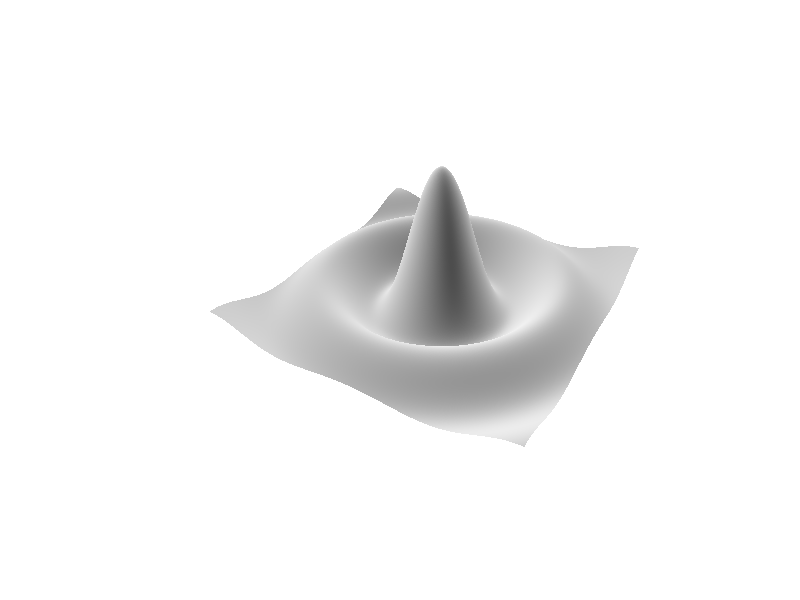
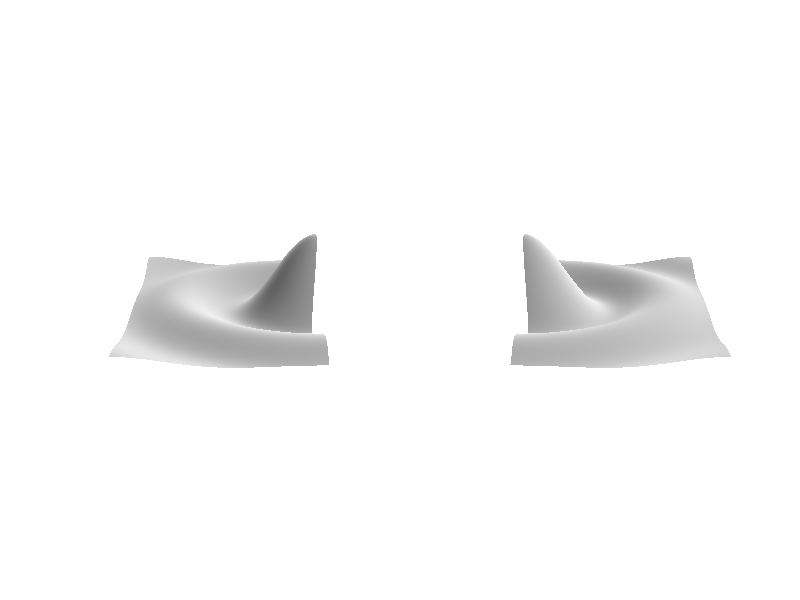
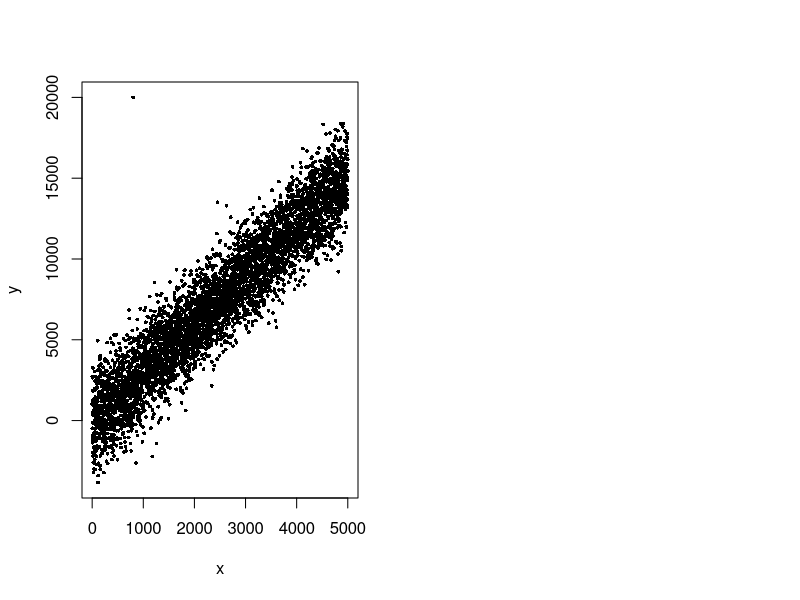
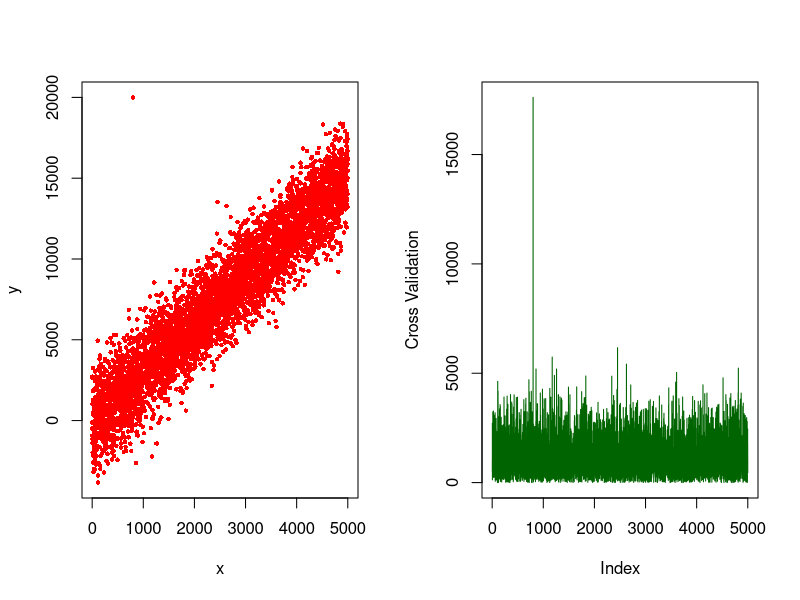

Write R code to recreate these figures, in order. (Note: a time limit stopped this script after it produced the figures.)
## ---- chunk 1
knitr::opts_chunk$set(echo = TRUE, eval = FALSE, fig.pos = 'H', fig.width = 4, fig.height = 3)
options(width = 108)
## ---- chunk 2
f <- function(x) {
r <- sqrt(x[1]^2 + x[2]^2)
10 * sin(r) / r
}
## ---- chunk 3
x <- seq(-10, 10, length.out=1000)
grid <- expand.grid(x=x, y=x)
head(grid, n = 3)
## ---- chunk 4
system.time({z <- apply(grid, 1, f)})
## ---- chunk 5
par(mfrow = c(1,1))
dim(z) <- c(length(x), length(x))
persp(x, x, z, theta=30, phi=30, expand=0.5, col='white', border=NA, shade=0.3, box=FALSE)
## ---- chunk 6
grid_list <- split(grid, grid[,'y'] > 0)
## ---- chunk 7
system.time({z_list <- lapply(grid_list, apply, 1, f)})
## ---- chunk 8
library(parallel)
system.time({z_list <- mclapply(grid_list, apply, 1, f, mc.cores = 2L, mc.preschedule=TRUE)})
## ---- chunk 9
par(mfrow=c(1,2))
# First half:
x1 <- x[x > 0]
z1 <- z_list[[1]]
dim(z1) <- c(length(x), length(x1))
persp(x, x1, z1, theta=90, phi=30, expand=0.5, col='white',border=NA, shade=0.3, box=FALSE)

# Second half:
x2 <- x[x <= 0]
z2 <- z_list[[2]]
dim(z2) <- c(length(x), length(x2))
persp(x, x2, z2, theta=90, phi=30, expand=0.5, col='white', border=NA, shade=0.3, box=FALSE)
## ---- chunk 10
z <- Reduce(c, z_list)
## ---- chunk 11
cross_val <- function(i, fm){
  data <- fm$model
  formula <- formula(fm)
  response <- as.character(terms(fm)[[2]])
  fm <- lm(formula, data = data[-i,])
  newdata <- data[i,]
  predicted <- predict (fm, newdata)
  sqrt((predicted - data[i,response] )^2)
}
## ---- chunk 12
n <-5*10^3
df <-  data.frame(x = 1:n,y = 2+3*c(1:n)+rnorm(n, 0, 1500))
df$y[800] <-  2*10^4
plot(y~x , data = df, pch = 16, cex = .5)
fm <-  lm(y~x, data = df)
## ---- chunk 13
system.time({single <- lapply(1:n, cross_val, fm)})[3]
op <- par(mfrow = c(1, 2))
plot(y~x , df, pch = 16, col = "red", cex = .6)
plot(unlist(single), type = "s", ylab = "Cross Validation", col = "darkgreen")
par(op)
## ---- chunk 14
system.time({
  quad <- mclapply(1:n, cross_val, fm,
  mc.cores = 4L, mc.preschedule = TRUE)})[3]
## ---- chunk 15
identical(single, quad)
## ---- chunk 16
my_summary <- function(x, flist){
  f <- function(f,...)f(...)
  g <- function(x, flist){vapply(flist, f , x, FUN.VALUE = numeric(1))}
  df <- as.data.frame(lapply(x, g , flist))
  row.names(df) <- names(flist)
  df
}
## ---- chunk 17
n <- 10^7
df <- data.frame(x1 = rnorm(n, 10, 1), x2 = rweibull(n, 1, 2), x3 = rpois(n, 100),
x4 = rnorm(n, 10, 1), x5 = rweibull(n, 1, 2), x6 = rpois(n, 100))
print(object.size(df), units = "Gb")
## ---- chunk 18
system.time({
my_summary(df, 
  flist = list(mean = mean, stdev = sd, range =  function(x,...){sd(x,...)/mean(x,...)})
)})
## ---- chunk 19
my_mc_summary <- function(x, flist, mc.cores = 1L){
  f <- function(f,...)f(...)
  g <- function(x, flist){vapply(flist, f , x, FUN.VALUE = numeric(1))}
  df <- as.data.frame(mclapply(x, g , flist, mc.cores = mc.cores))
  row.names(df) <- names(flist)
  df
}
## ---- chunk 20
system.time({
my_mc_summary(df, 
  flist = list(mean = mean, stdev = sd, range =  function(x,...){sd(x,...)/mean(x,...)}),
  mc.cores = 2L
)})
## ---- chunk 21
# mc.preschedule = TRUE
lambda <- 1000
n <- 10^4

f <- function(i, np, lambda, meanlog, sdlog){
  sum(rlnorm(np[i], meanlog, sdlog))
}

# mc.preschedule = FALSE
system.time({
  np <- rpois(n, lambda)
  out <- mclapply(X = 1:n, FUN = f,
    np = np, meanlog = 9,  sdlog = 2, 
    mc.preschedule = FALSE)
}) 

## ---- chunk 22
library(parallel)
nc <- detectCores()
cluster <- makeCluster(nc)
cbind(clusterCall(cluster, function() {Sys.info()["nodename"]}))
stopCluster(cluster)
## ---- chunk 23
fx <- function(x){x+1}
cluster <- makeCluster(2)
clusterCall(cluster, fx, x = 5)
stopCluster(cluster)
## ---- chunk 24
fxx <- function(x){x + xx}
xx <- 3
fxx(1)
## ---- chunk 25
xx <-  1
cluster = makeCluster(2)
clusterExport(cluster, "xx")
clusterCall(cluster, fxx, x = 2)
stopCluster(cluster)
## ---- chunk 26
cluster <-  makeCluster(2)
clusterEvalQ(cluster, library(MASS))
stopCluster(cluster)
## ---- chunk 27
lambda <- 1000
n <- 10^5

f <- function(i, np, lambda, meanlog, sdlog){
  sum(rlnorm(np[i], meanlog, sdlog))
}

system.time({
  np <- rpois(n, lambda)
  out <- sapply(X = 1:n, FUN = f,
    np = np, meanlog = 9,  sdlog = 2)
  cat ("95th quantile = " , quantile(out , .95), "\n")
}) 
## ---- chunk 28
nc <- detectCores()
cluster  <- makeCluster(nc)

f <- function(i, np, lambda, meanlog, sdlog){
  sum(rlnorm(np[i], meanlog, sdlog))
}

system.time({
  np <- rpois(n, lambda)
  out <- parSapply(cl = cluster , X = 1:n, FUN = f,
    np = np, meanlog = 9,  sdlog = 2)
  cat ("95th quantile = " , quantile(out , .95), "\n")
}) 

stopCluster(cluster)
## ---- chunk 29
ip_master <- "localhost"
ip_slave <- "localhost"

biCluster  <- makeCluster(spec = c(rep(ip_master, 2) , rep(ip_slave, 2)), port = 11001)
cbind(clusterCall(biCluster, function() {Sys.info()["nodename"]}))
stopCluster(biCluster)
## ---- chunk 30
biCluster  <- makeCluster(spec = c(rep(ip_master, 2) , rep(ip_slave, 2)))

lambda <- 1000
n <- 10^6

f <- function(i , np , lambda, meanlog, sdlog){
  sum(rlnorm(np[i], meanlog, sdlog))
}

system.time({
  np <- rpois(n, lambda)
  out <- parSapply(cl = biCluster , X = 1:n, FUN = f,
    np = np, meanlog = 9,  sdlog = 2)
  cat ("95th quantile = " , quantile(out , .95), "\n")
}) 

stopCluster(biCluster)
